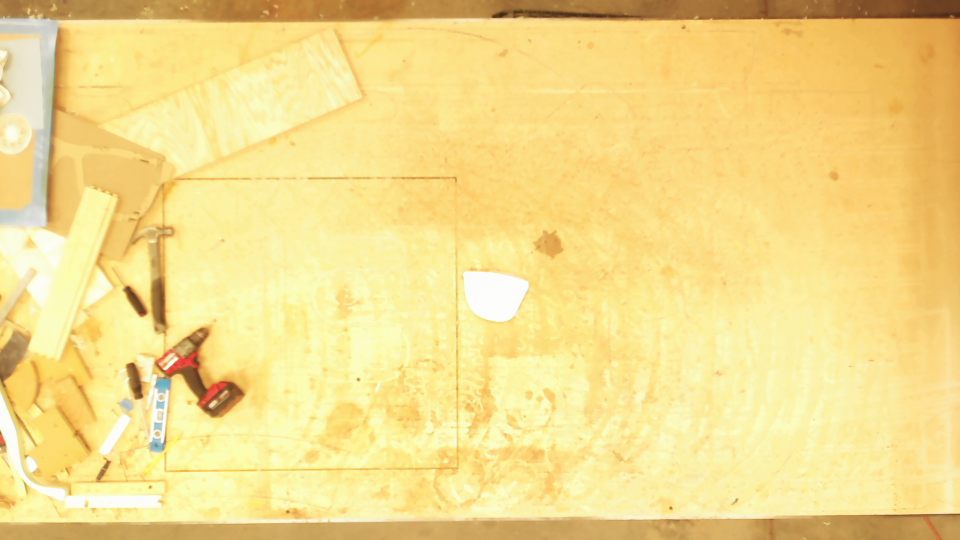
#> input picture capture_original_debug.png, 1920 x 1080 px, given in place of the camera (shown at 1/2 size)
$ python day1_cnc_camera_test.py
#> lines starting #> are read from the running program, lines starting #| are printed output that depends on the picture
import cv2

# Open the default camera (index 0)
camera_index = 0
cap = cv2.VideoCapture(camera_index)

if not cap.isOpened():
    print("❌ Error: Cannot open camera.")
    exit()

print("✅ Camera opened successfully!")

while True:
    ret, frame = cap.read()
#> frame is the input picture: shape (1080, 1920, 3); mean B, G, R 138.6, 219.3, 243.7
    if not ret:
        print("❌ Failed to grab frame")
        break

    # Resize for faster display (optional)
    frame = cv2.resize(frame, (960, 720))
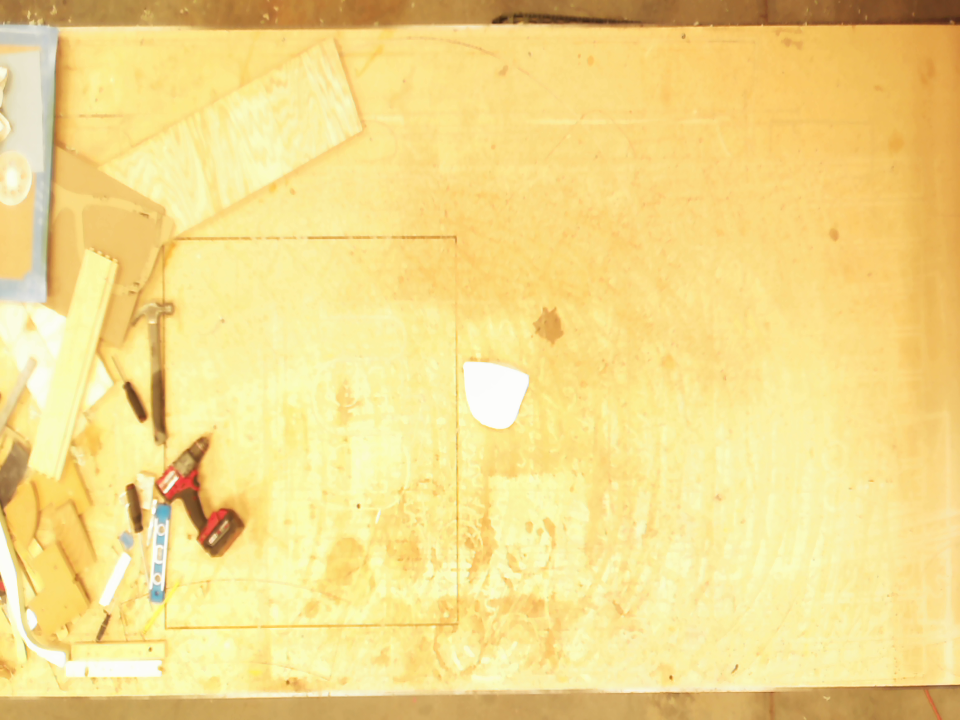
#> frame: shape (720, 960, 3); mean B, G, R 138.6, 219.3, 243.7

    # Convert to grayscale
    gray = cv2.cvtColor(frame, cv2.COLOR_BGR2GRAY)
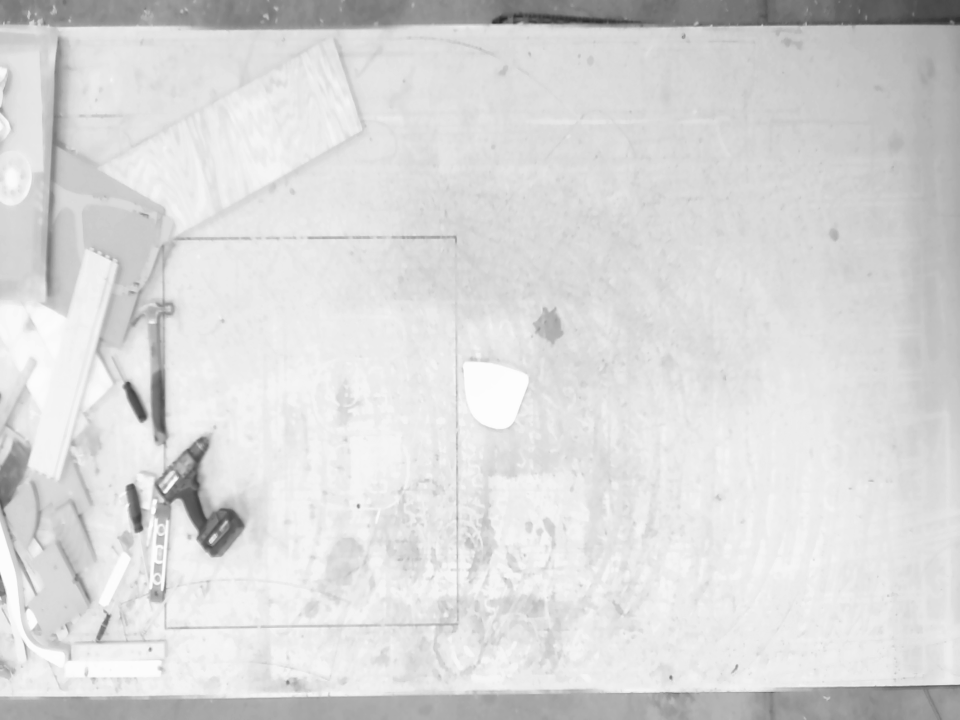
#> gray: shape (720, 960); min 40, max 254, mean 217.4

    # Blur to reduce noise
    blurred = cv2.GaussianBlur(gray, (5, 5), 0)

    # Perform Canny edge detection
    edges = cv2.Canny(blurred, 50, 150)
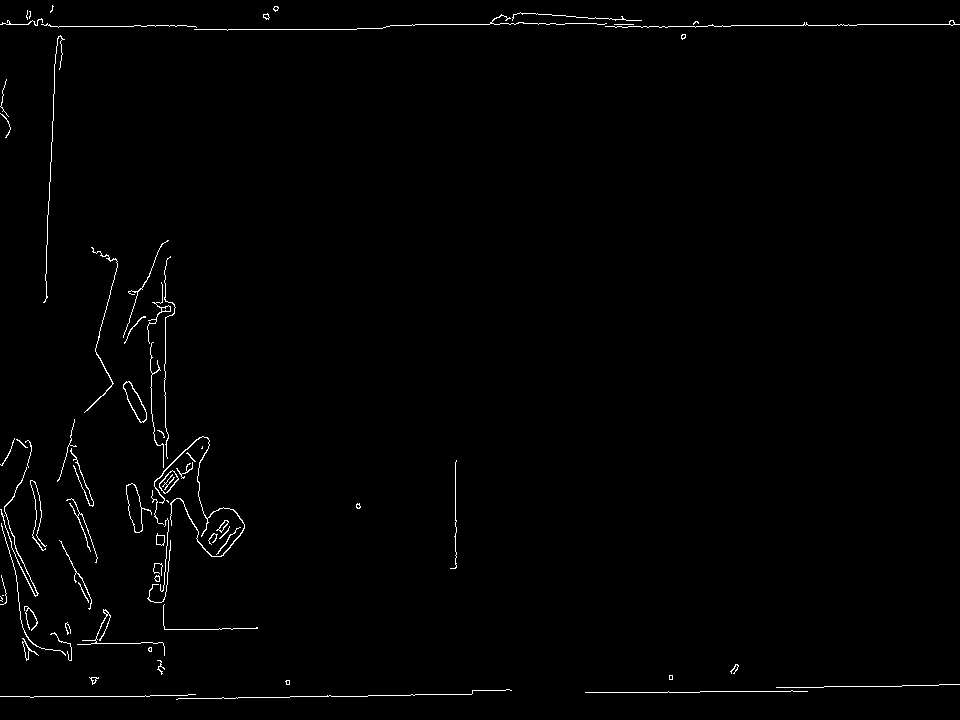
#> edges: shape (720, 960); 1% white in thin lines or dots

    # Show the original and edge-detected frames
    cv2.imshow("Original Feed", frame)
    cv2.imshow("Canny Edge Detection", edges)

    # Press 's' to save the frame
    if cv2.waitKey(1) & 0xFF == ord('s'):
#> (key q is pressed here)
        cv2.imwrite("table_capture.jpg", frame)
        cv2.imwrite("table_edges.jpg", edges)
        print("✅ Image saved!")

    # Press 'q' to exit
    key = cv2.waitKey(10) & 0xFF
#> (key q is pressed here)
    if key == ord('q') or key == ord('Q'):
        break


cap.release()
cv2.destroyAllWindows()
